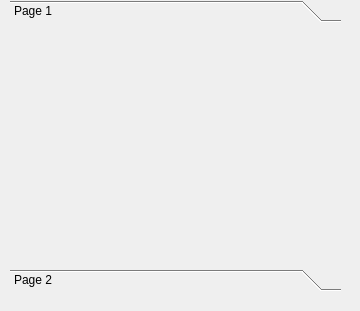
<?xml version="1.0" encoding="UTF-8"?>
<ui version="4.0">
 <class>Dialog</class>
 <widget class="QDialog" name="Dialog">
  <property name="geometry">
   <rect>
    <x>0</x>
    <y>0</y>
    <width>360</width>
    <height>311</height>
   </rect>
  </property>
  <property name="windowTitle">
   <string>Dialog</string>
  </property>
  <widget class="QToolBox" name="toolBox">
   <property name="geometry">
    <rect>
     <x>10</x>
     <y>0</y>
     <width>331</width>
     <height>291</height>
    </rect>
   </property>
   <property name="currentIndex">
    <number>0</number>
   </property>
   <widget class="QWidget" name="page_1">
    <property name="geometry">
     <rect>
      <x>0</x>
      <y>0</y>
      <width>331</width>
      <height>231</height>
     </rect>
    </property>
    <attribute name="label">
     <string>Page 1</string>
    </attribute>
   </widget>
   <widget class="QWidget" name="page_2">
    <property name="geometry">
     <rect>
      <x>0</x>
      <y>0</y>
      <width>331</width>
      <height>231</height>
     </rect>
    </property>
    <attribute name="label">
     <string>Page 2</string>
    </attribute>
   </widget>
  </widget>
 </widget>
 <resources/>
 <connections/>
</ui>
